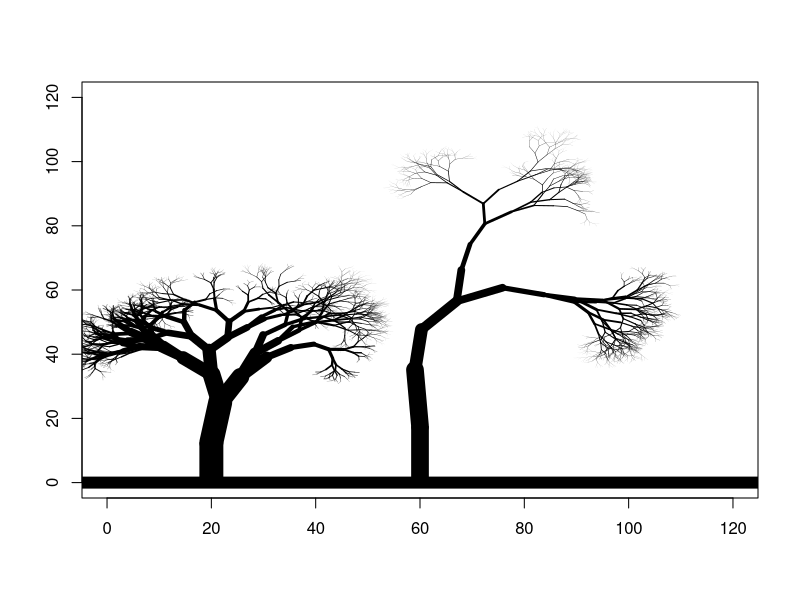
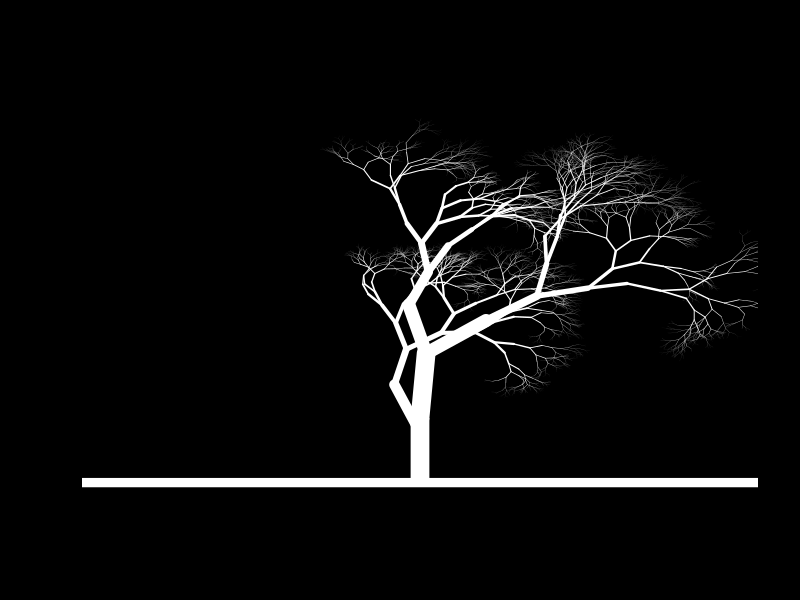

Recreate these plots in R, in order.
## ---- chunk 1
knitr::opts_chunk$set(error=FALSE,echo = TRUE, warning = FALSE, message = FALSE)
#![arbol generado con un algoritmo recursivo](images/ARBOL_DOBLE_RAMI01.png)
## ---- chunk 2
####################################
######## Función que pinta el arbol    
parbol <-
  function(h = 100,  # altura media del arbol
           ramificacion = 50,# posición de x0 del tronco en principio h/2
           base = h / 2,# a mayor valor más ramas y más complejo
           colort = "white", # color 
           sobreescribe = NULL) { # si no es null pinta encima del lienzo
  # si es NULL pinta en un lienzo nuevo
    if (is.null(sobreescribe)) {
      #pinta el lienzo en blanco
      plot(
        1:h,
        type = "n",
        xlim = c(0, h),
        ylim = c(0, h),
        xlab = " ",
        ylab = " "
      )
    }
    # calculo de variables:
    largo <- runif(1, h / 10, h / 5) # altura tronco
    ancho <- sample(6:25, 1)  # ancho tronco
    angulo_rama = pi / 2 # angulo de rama inicial 90
    # puntos xy de la linea del tronco principal
    x1 = base
    y1 = 0
    x2 = base
    y2 = largo
    # pintamos el tronco en las coordenadas x1,x2  y1,y2
    # ajuste de color del arbol
    col01 <- adjustcolor(colort, alpha.f = 1)
    abline(h = 0, lwd = ancho / 2, col = col01) #linea de suelo
    # tronco base; lend indica la forma de extremo de linea (par)
    lines(c(x1, x2),
          c(y1, y2),
          lwd = ancho,
          col = col01,
          lend = 1)
    angle1 <- angulo_rama + rnorm(1) * pi / 16 # angulo de la siguiente parte del tronco
    
    # Llama a la función de creación de las ramas a partir del punto
    # final del tronco
    ramas(c(x2, y2), ancho, largo, angle1, h / ramificacion, color = colort)
  }

####################################
######## Funcion que pinta las ramas
ramas <- function(pini,# pini= punto inicio linea rama c(x,y)
                  w,   # w= ancho de la rama
                  l,   # l= largo de la rama
                  ang, # ang= angulo de la rama
                  lmin_rama = 10,# lmin_rama= limite min de long de rama recomendado h/50
                  color = "white") {

  x1 = pini[1] - l * cos(ang)
  y1 = pini[2] + l * sin(ang)
  pfin = c(x1, y1)
  # color de las ramas que va aumentando el alfa en las hojas
  col01 <- adjustcolor(color, alpha.f = 1.5 - lmin_rama / l)
  
  # pinta la linea con los datos dados
  lines(c(pini[1], pfin[1]),
        c(pini[2], pfin[2]),
        lwd = w,
        col = col01)
  # Calcula la siguiente bifurcación:
  dif <- pi / 2 #- (pi / 16)
  angle1 <- ang + runif(1, 0, dif) / 2
  angle2 <- ang - runif(1, 0, dif) / 2
  # calcula aleatoriamente un nuevo grueso y largo de las ramas bifurcadas
  n_ancho = runif(1, w * 0.6, w * 0.8)
  n_largo = runif(1, l * 0.7, l * 0.9)
  
  # Controla el crecimiento recursivo hasta el limite min de rama
  if (n_largo < lmin_rama) {
    # sale del loop, fin de función
  } else {
    # pinta las nuevas ramas de la bifurcación
    ramas(pfin, n_ancho, n_largo, angle1, lmin_rama, col = col01)
    
    if (runif(1) > 0.3) {
      # un 30% de las veces no se bifurcará
      ramas(pfin, n_ancho, n_largo, angle2, lmin_rama, col = col01)
    }
  }
}

## ---- chunk 3
# Creo un arbol de altura 100
parbol(120,150,color="black")
parbol(120,150,base=20,color="black",sobreescribe=1)

# Cambio el fondo a negro
par(bg = 'black')
parbol(100,150)
parbol(100,200,sobreescribe=1)
